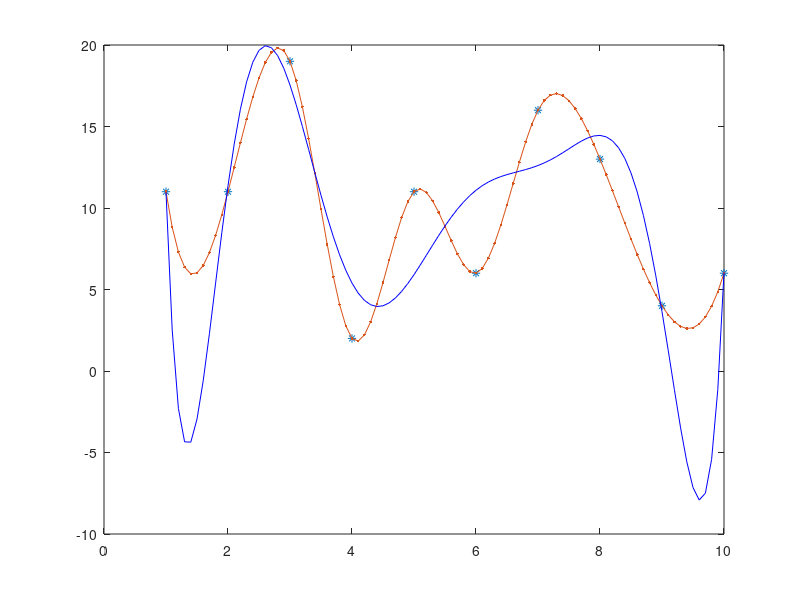

Recreate this plot in MATLAB.
x = 1 : 10;
y = randi(20,1,10);
plot(x, y, '.-')
%%
xx = 1:0.1:10;
yy = interp1(x,y,xx,"linear");
plot(x,y,'*',xx,yy,'.-')
%%
xx = 1:0.1:10;
yy = interp1(x,y,xx,"spline");
plot(x,y,'*',xx,yy,'.-')
%%
p = polyfit(x, y, 8);
y1 = polyval(p, xx);
hold on
plot(xx, y1, 'b')
hold off